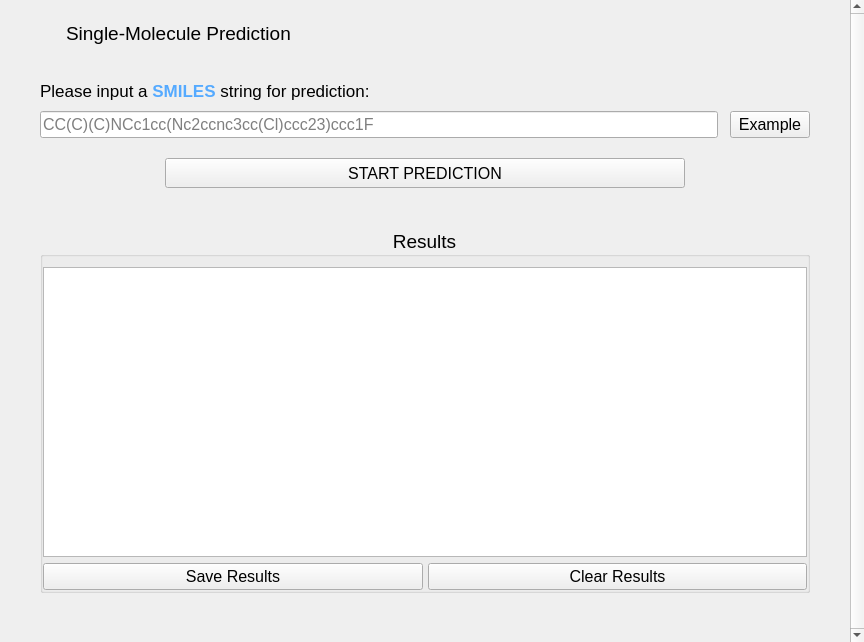
<?xml version="1.0" encoding="UTF-8"?>
<ui version="4.0">
 <class>singlePageContent</class>
 <widget class="QWidget" name="singlePageContent">
  <property name="geometry">
   <rect>
    <x>0</x>
    <y>0</y>
    <width>864</width>
    <height>642</height>
   </rect>
  </property>
  <property name="minimumSize">
   <size>
    <width>864</width>
    <height>642</height>
   </size>
  </property>
  <property name="maximumSize">
   <size>
    <width>864</width>
    <height>642</height>
   </size>
  </property>
  <property name="font">
   <font>
    <family>Segoe UI</family>
    <pointsize>12</pointsize>
   </font>
  </property>
  <property name="windowTitle">
   <string>singlePageContent</string>
  </property>
  <property name="locale">
   <locale language="English" country="UnitedStates"/>
  </property>
  <widget class="QScrollArea" name="single_scrollArea">
   <property name="geometry">
    <rect>
     <x>0</x>
     <y>0</y>
     <width>864</width>
     <height>642</height>
    </rect>
   </property>
   <property name="frameShape">
    <enum>QFrame::NoFrame</enum>
   </property>
   <property name="verticalScrollBarPolicy">
    <enum>Qt::ScrollBarAlwaysOn</enum>
   </property>
   <property name="widgetResizable">
    <bool>true</bool>
   </property>
   <widget class="QWidget" name="single_scrollAreaWidgetContents">
    <property name="geometry">
     <rect>
      <x>0</x>
      <y>0</y>
      <width>847</width>
      <height>621</height>
     </rect>
    </property>
    <property name="sizePolicy">
     <sizepolicy hsizetype="Preferred" vsizetype="Fixed">
      <horstretch>0</horstretch>
      <verstretch>0</verstretch>
     </sizepolicy>
    </property>
    <property name="minimumSize">
     <size>
      <width>0</width>
      <height>0</height>
     </size>
    </property>
    <layout class="QVBoxLayout" name="verticalLayout">
     <property name="spacing">
      <number>0</number>
     </property>
     <property name="leftMargin">
      <number>40</number>
     </property>
     <property name="topMargin">
      <number>0</number>
     </property>
     <property name="rightMargin">
      <number>40</number>
     </property>
     <property name="bottomMargin">
      <number>0</number>
     </property>
     <item>
      <spacer name="verticalSpacer_6">
       <property name="orientation">
        <enum>Qt::Vertical</enum>
       </property>
       <property name="sizeType">
        <enum>QSizePolicy::Fixed</enum>
       </property>
       <property name="sizeHint" stdset="0">
        <size>
         <width>0</width>
         <height>20</height>
        </size>
       </property>
      </spacer>
     </item>
     <item>
      <layout class="QHBoxLayout" name="single_headline_hlay">
       <property name="spacing">
        <number>6</number>
       </property>
       <item>
        <widget class="QLabel" name="single_icon">
         <property name="sizePolicy">
          <sizepolicy hsizetype="Preferred" vsizetype="Fixed">
           <horstretch>0</horstretch>
           <verstretch>0</verstretch>
          </sizepolicy>
         </property>
         <property name="maximumSize">
          <size>
           <width>20</width>
           <height>20</height>
          </size>
         </property>
         <property name="text">
          <string/>
         </property>
         <property name="pixmap">
          <pixmap resource="../static/resource.qrc">:/icons/icons/Microsoft-Fluentui-Emoji-Mono-Dna.ico</pixmap>
         </property>
         <property name="scaledContents">
          <bool>true</bool>
         </property>
         <property name="alignment">
          <set>Qt::AlignCenter</set>
         </property>
        </widget>
       </item>
       <item>
        <widget class="QLabel" name="single_label">
         <property name="sizePolicy">
          <sizepolicy hsizetype="Preferred" vsizetype="Fixed">
           <horstretch>0</horstretch>
           <verstretch>0</verstretch>
          </sizepolicy>
         </property>
         <property name="minimumSize">
          <size>
           <width>0</width>
           <height>26</height>
          </size>
         </property>
         <property name="maximumSize">
          <size>
           <width>16777215</width>
           <height>26</height>
          </size>
         </property>
         <property name="font">
          <font>
           <family>Segoe UI</family>
           <pointsize>14</pointsize>
          </font>
         </property>
         <property name="text">
          <string>Single-Molecule Prediction</string>
         </property>
         <property name="alignment">
          <set>Qt::AlignLeading|Qt::AlignLeft|Qt::AlignVCenter</set>
         </property>
        </widget>
       </item>
      </layout>
     </item>
     <item>
      <spacer name="verticalSpacer_4">
       <property name="orientation">
        <enum>Qt::Vertical</enum>
       </property>
       <property name="sizeType">
        <enum>QSizePolicy::Fixed</enum>
       </property>
       <property name="sizeHint" stdset="0">
        <size>
         <width>0</width>
         <height>25</height>
        </size>
       </property>
      </spacer>
     </item>
     <item>
      <layout class="QGridLayout" name="single_gridLayout" rowstretch="0,0" rowminimumheight="40,0">
       <property name="topMargin">
        <number>0</number>
       </property>
       <property name="horizontalSpacing">
        <number>12</number>
       </property>
       <property name="verticalSpacing">
        <number>0</number>
       </property>
       <item row="1" column="0">
        <widget class="QLineEdit" name="single_input_lineEdit">
         <property name="font">
          <font>
           <family>Segoe UI</family>
           <pointsize>12</pointsize>
          </font>
         </property>
         <property name="placeholderText">
          <string>CC(C)(C)NCc1cc(Nc2ccnc3cc(Cl)ccc23)ccc1F</string>
         </property>
        </widget>
       </item>
       <item row="0" column="0">
        <widget class="QLabel" name="single_input_label">
         <property name="sizePolicy">
          <sizepolicy hsizetype="Preferred" vsizetype="Fixed">
           <horstretch>0</horstretch>
           <verstretch>0</verstretch>
          </sizepolicy>
         </property>
         <property name="font">
          <font>
           <family>Segoe UI</family>
           <pointsize>13</pointsize>
          </font>
         </property>
         <property name="text">
          <string>&lt;html&gt;&lt;head/&gt;&lt;body&gt;&lt;p&gt;Please input a &lt;span style=&quot; font-weight:700; color:#55aaff;&quot;&gt;SMILES&lt;/span&gt; string for prediction:&lt;/p&gt;&lt;/body&gt;&lt;/html&gt;</string>
         </property>
        </widget>
       </item>
       <item row="1" column="1">
        <widget class="QPushButton" name="single_example_btn">
         <property name="minimumSize">
          <size>
           <width>80</width>
           <height>0</height>
          </size>
         </property>
         <property name="font">
          <font>
           <family>Segoe UI</family>
           <pointsize>12</pointsize>
          </font>
         </property>
         <property name="text">
          <string>Example</string>
         </property>
        </widget>
       </item>
      </layout>
     </item>
     <item>
      <spacer name="verticalSpacer_2">
       <property name="orientation">
        <enum>Qt::Vertical</enum>
       </property>
       <property name="sizeType">
        <enum>QSizePolicy::Fixed</enum>
       </property>
       <property name="sizeHint" stdset="0">
        <size>
         <width>0</width>
         <height>20</height>
        </size>
       </property>
      </spacer>
     </item>
     <item>
      <layout class="QHBoxLayout" name="horizontalLayout_2">
       <property name="spacing">
        <number>0</number>
       </property>
       <item>
        <spacer name="horizontalSpacer_2">
         <property name="orientation">
          <enum>Qt::Horizontal</enum>
         </property>
         <property name="sizeType">
          <enum>QSizePolicy::Fixed</enum>
         </property>
         <property name="sizeHint" stdset="0">
          <size>
           <width>125</width>
           <height>0</height>
          </size>
         </property>
        </spacer>
       </item>
       <item>
        <widget class="QPushButton" name="single_start_btn">
         <property name="minimumSize">
          <size>
           <width>0</width>
           <height>30</height>
          </size>
         </property>
         <property name="maximumSize">
          <size>
           <width>16777215</width>
           <height>30</height>
          </size>
         </property>
         <property name="font">
          <font>
           <family>Segoe UI</family>
           <pointsize>12</pointsize>
          </font>
         </property>
         <property name="text">
          <string>START PREDICTION</string>
         </property>
        </widget>
       </item>
       <item>
        <spacer name="horizontalSpacer">
         <property name="orientation">
          <enum>Qt::Horizontal</enum>
         </property>
         <property name="sizeType">
          <enum>QSizePolicy::Fixed</enum>
         </property>
         <property name="sizeHint" stdset="0">
          <size>
           <width>125</width>
           <height>0</height>
          </size>
         </property>
        </spacer>
       </item>
      </layout>
     </item>
     <item>
      <spacer name="verticalSpacer_3">
       <property name="orientation">
        <enum>Qt::Vertical</enum>
       </property>
       <property name="sizeType">
        <enum>QSizePolicy::Fixed</enum>
       </property>
       <property name="sizeHint" stdset="0">
        <size>
         <width>0</width>
         <height>40</height>
        </size>
       </property>
      </spacer>
     </item>
     <item>
      <widget class="QGroupBox" name="single_result_groupbox">
       <property name="minimumSize">
        <size>
         <width>0</width>
         <height>360</height>
        </size>
       </property>
       <property name="font">
        <font>
         <family>Segoe UI</family>
         <pointsize>14</pointsize>
        </font>
       </property>
       <property name="title">
        <string>Results</string>
       </property>
       <property name="alignment">
        <set>Qt::AlignCenter</set>
       </property>
       <property name="flat">
        <bool>true</bool>
       </property>
       <layout class="QVBoxLayout" name="verticalLayout_2" stretch="0,0">
        <property name="spacing">
         <number>6</number>
        </property>
        <property name="leftMargin">
         <number>0</number>
        </property>
        <property name="topMargin">
         <number>10</number>
        </property>
        <property name="rightMargin">
         <number>0</number>
        </property>
        <property name="bottomMargin">
         <number>0</number>
        </property>
        <item>
         <widget class="QTableView" name="single_table">
          <property name="sizePolicy">
           <sizepolicy hsizetype="Expanding" vsizetype="Fixed">
            <horstretch>0</horstretch>
            <verstretch>0</verstretch>
           </sizepolicy>
          </property>
          <property name="minimumSize">
           <size>
            <width>0</width>
            <height>290</height>
           </size>
          </property>
          <property name="font">
           <font>
            <family>Segoe UI</family>
            <pointsize>12</pointsize>
           </font>
          </property>
         </widget>
        </item>
        <item>
         <layout class="QHBoxLayout" name="horizontalLayout_3">
          <property name="spacing">
           <number>5</number>
          </property>
          <item>
           <widget class="QPushButton" name="single_save_btn">
            <property name="font">
             <font>
              <family>Segoe UI</family>
              <pointsize>12</pointsize>
             </font>
            </property>
            <property name="text">
             <string>Save Results</string>
            </property>
           </widget>
          </item>
          <item>
           <widget class="QPushButton" name="single_clear_btn">
            <property name="font">
             <font>
              <family>Segoe UI</family>
              <pointsize>12</pointsize>
             </font>
            </property>
            <property name="text">
             <string>Clear Results</string>
            </property>
           </widget>
          </item>
         </layout>
        </item>
       </layout>
      </widget>
     </item>
     <item>
      <spacer name="verticalSpacer">
       <property name="orientation">
        <enum>Qt::Vertical</enum>
       </property>
       <property name="sizeType">
        <enum>QSizePolicy::Fixed</enum>
       </property>
       <property name="sizeHint" stdset="0">
        <size>
         <width>0</width>
         <height>20</height>
        </size>
       </property>
      </spacer>
     </item>
    </layout>
   </widget>
  </widget>
 </widget>
 <resources>
  <include location="../static/resource.qrc"/>
 </resources>
 <connections/>
</ui>
